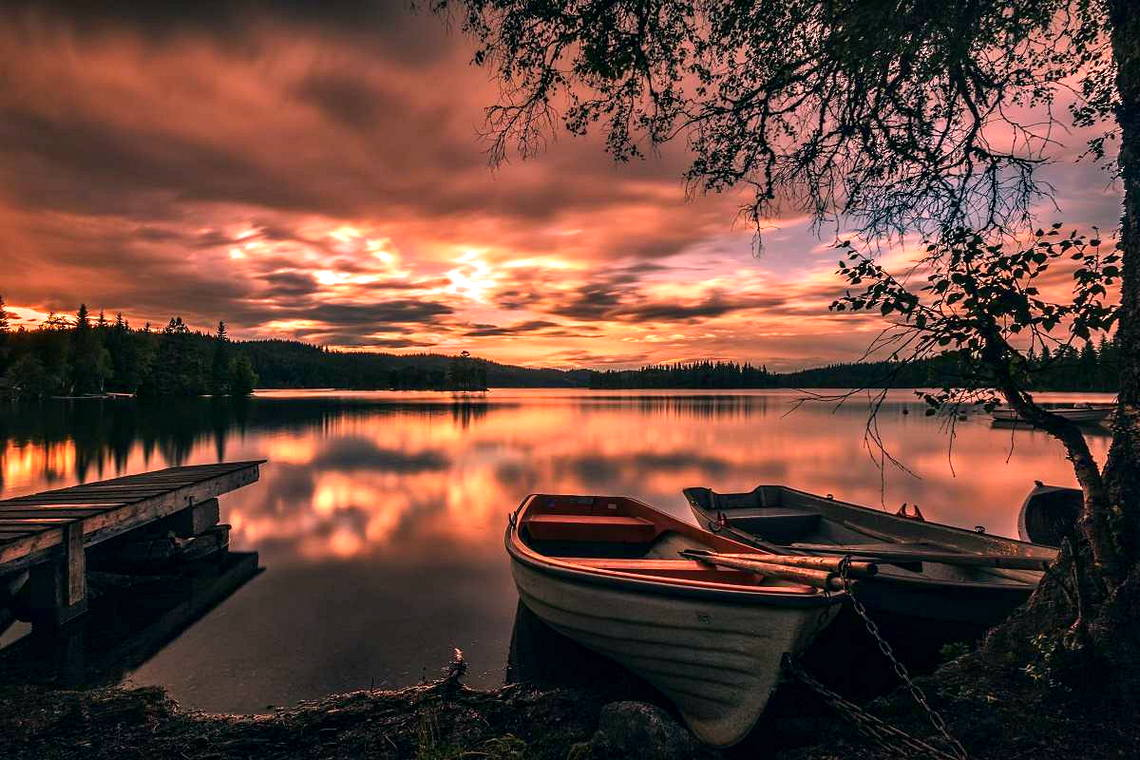
#> input picture Tugas 4/pemandangan.jpg, 1140 x 760 px
$ python 'Filter Laplacian Domain Frekuensi.py'
#> lines starting #> are read from the running program, lines starting #| are printed output that depends on the picture; after the words box and inside, x2 and y2 are one past the last pixel; in counts of white or black regions, pixels touching at a corner belong together
import cv2
import numpy as np
import matplotlib.pyplot as plt

# Baca gambar grayscale
img = cv2.imread('pemandangan.jpg', 0)
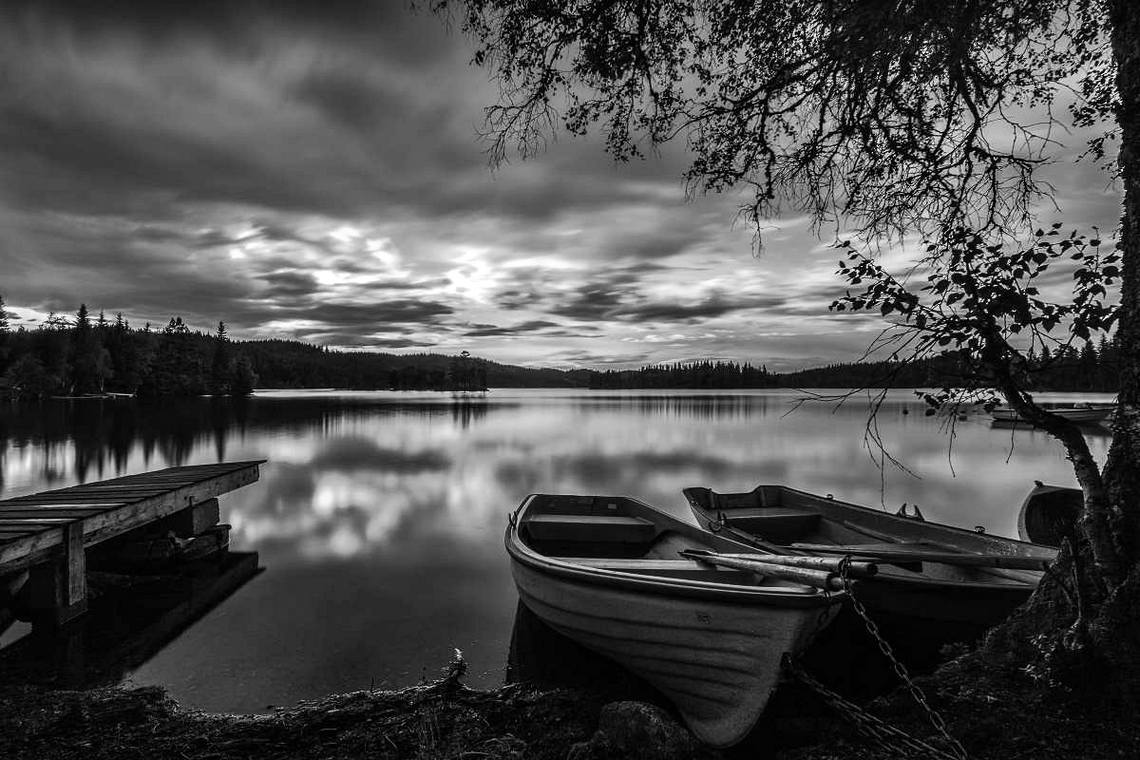
#> img: shape (760, 1140); min 0, max 255, mean 77.7

# Lakukan transformasi Fourier pada gambar
f = np.fft.fft2(img)

# Geser nol frekuensi ke pusat
fshift = np.fft.fftshift(f)

# Hitung magnitudo spektrum frekuensi
magnitude_spectrum = 20*np.log(np.abs(fshift))
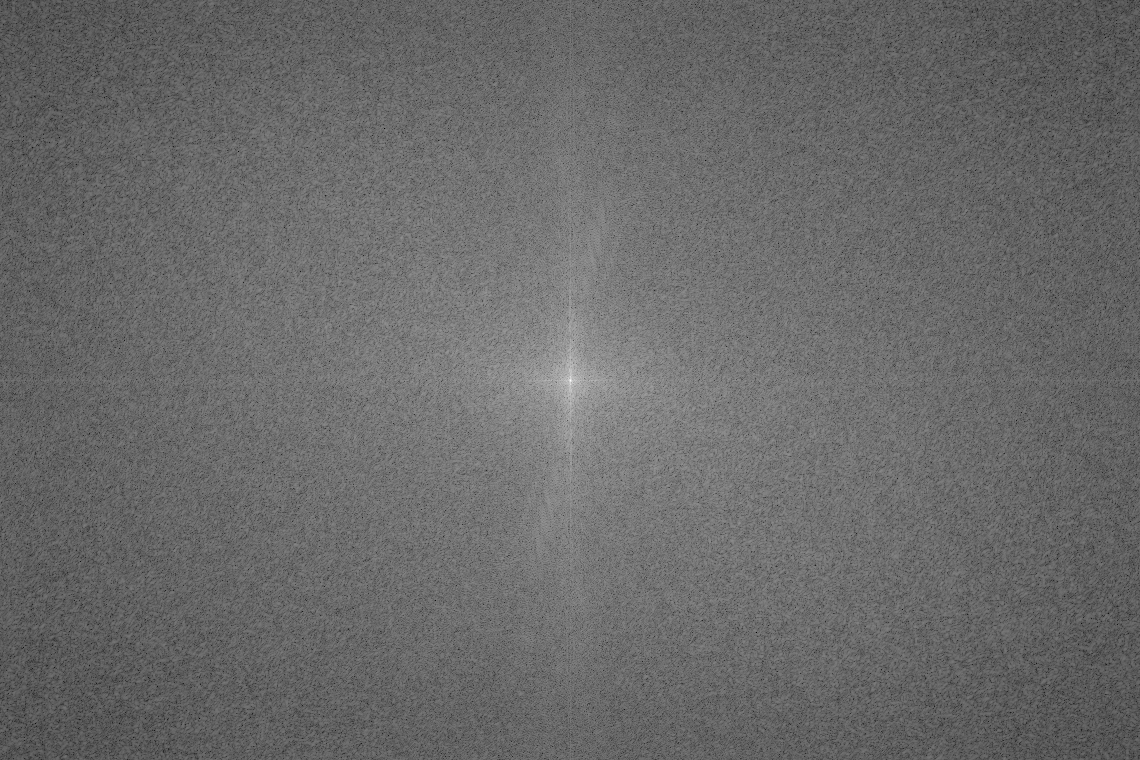
#> magnitude_spectrum: shape (760, 1140) float64; min 62.16, max 360.5, mean 186.1; drawn with min black and max white

# Buat filter kernel
rows, cols = img.shape
#> rows = 760; cols = 1140
crow, ccol = rows//2, cols//2
#> crow = 380; ccol = 570
D = 30  # jari-jari lingkaran pada filter kernel
kernel = np.zeros((rows, cols), np.uint8)
cv2.circle(kernel, (crow, ccol), D, 1, -1)
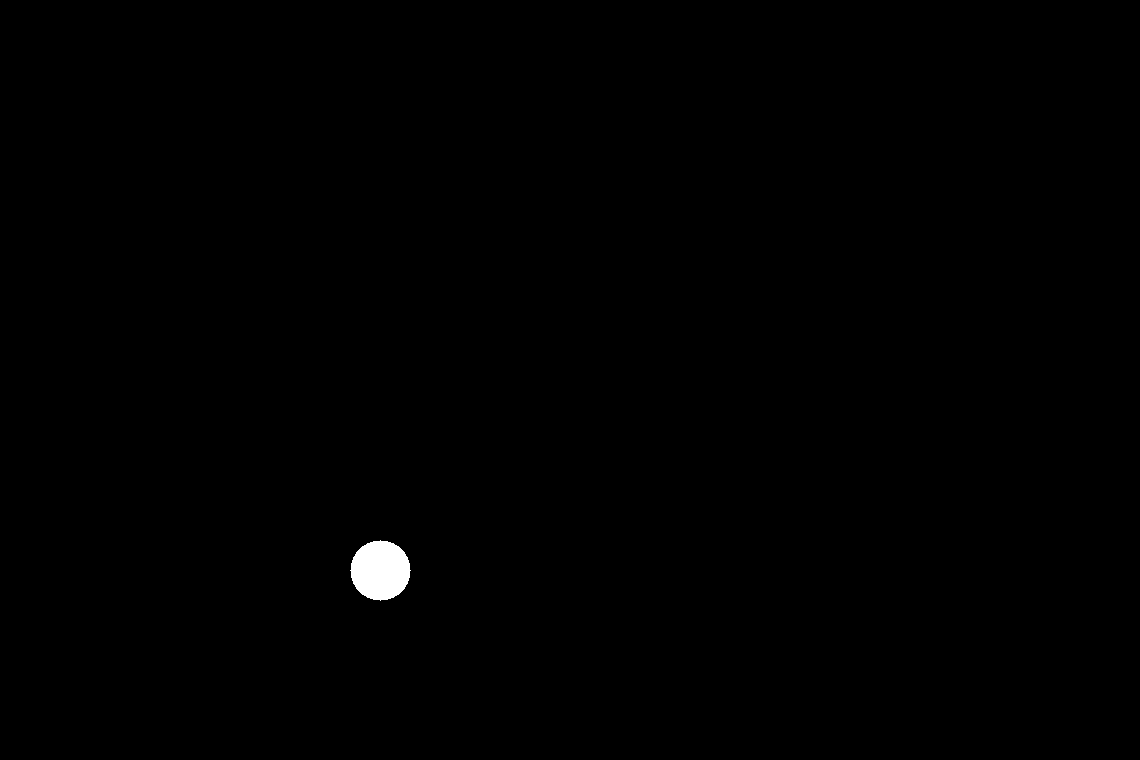
#> kernel: shape (760, 1140); values 0 (black) and 1 (white), 0.33% white; 1 white region, box (x1, y1, x2, y2) and area: (350, 540, 411, 601) 2821

# Terapkan filter kernel pada domain frekuensi
fshift = fshift * kernel

# Geser kembali nol frekuensi ke sudut kiri atas
f_ishift = np.fft.ifftshift(fshift)

# Lakukan inverse Fourier transform
img_back = np.fft.ifft2(f_ishift)
img_back = np.abs(img_back)
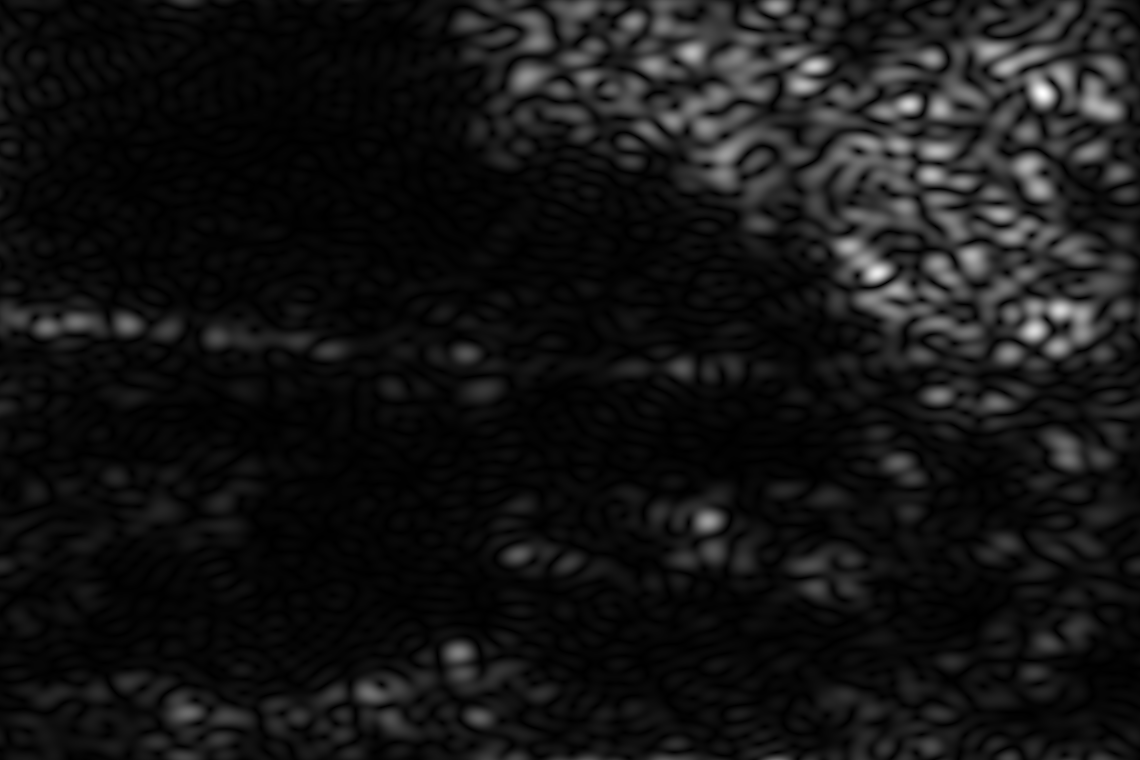
#> img_back: shape (760, 1140) float64; min 0.000269, max 8.29, mean 0.683; drawn with min black and max white

# Tampilkan gambar asli, spektrum frekuensi, dan hasil filter
plt.subplot(131), plt.imshow(img, cmap='gray')
plt.title('Input Image'), plt.xticks([]), plt.yticks([])
plt.subplot(132), plt.imshow(magnitude_spectrum, cmap='gray')
plt.title('Magnitude Spectrum'), plt.xticks([]), plt.yticks([])
plt.subplot(133), plt.imshow(img_back, cmap='gray')
plt.title('Laplacian Filtered Image'), plt.xticks([]), plt.yticks([])
plt.show()

$ run again, with Tugas 4/foto1.jpeg copied over Tugas 4/pemandangan.jpg
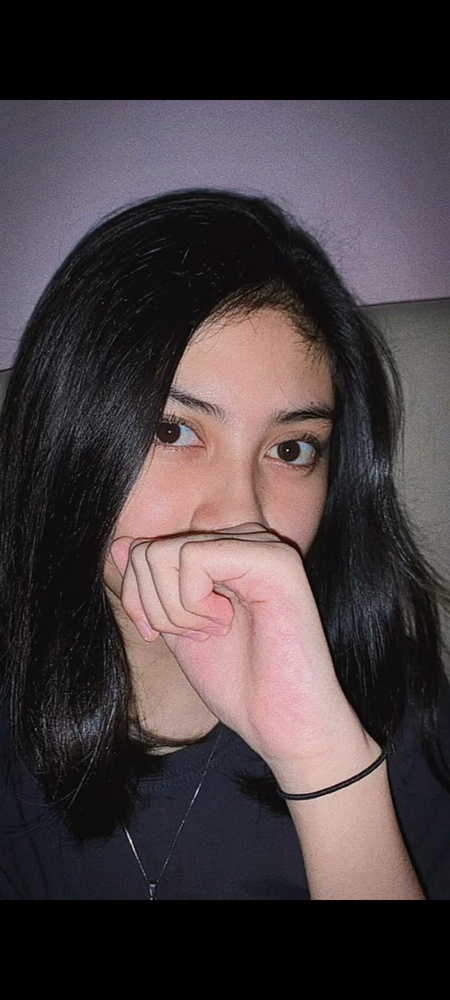
#> input picture Tugas 4/foto1.jpeg, 450 x 1000 px, shrunk from 720 x 1600 before the run
#> `magnitude_spectrum = 20*np.log(np.abs(fshift))`:
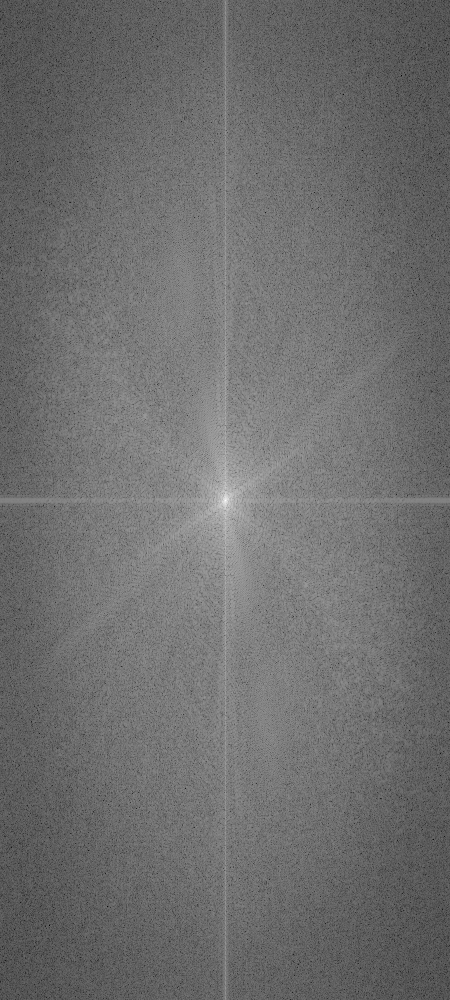
#> magnitude_spectrum: shape (1000, 450) float64; min 11.02, max 343.8, mean 154.9; drawn with min black and max white
#> kernel: shape (1000, 450); every value is 0
#> img_back: shape (1000, 450) float64; every value is 0
#> `plt.show()`:
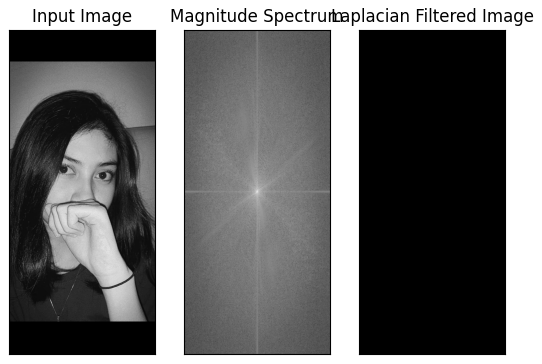
#> figure drawn by matplotlib, 3 panels
